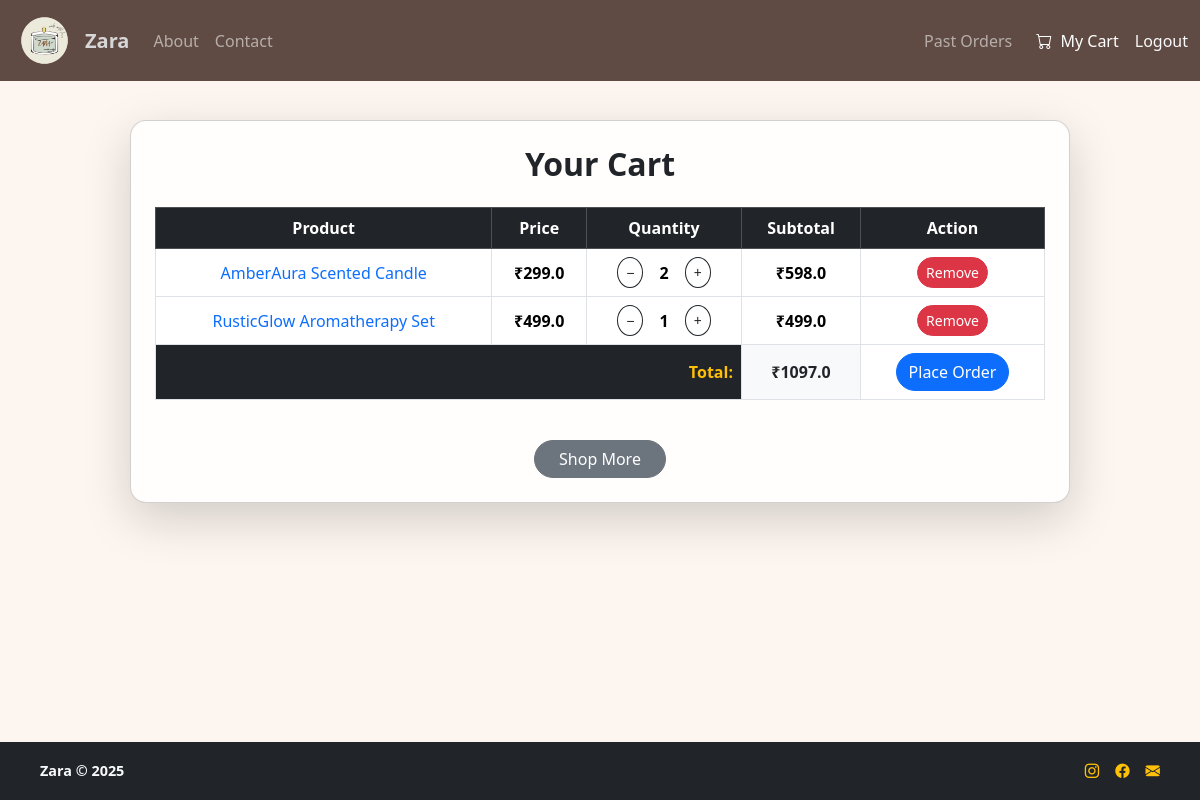
The app's page /cart/ (signed in), older data.
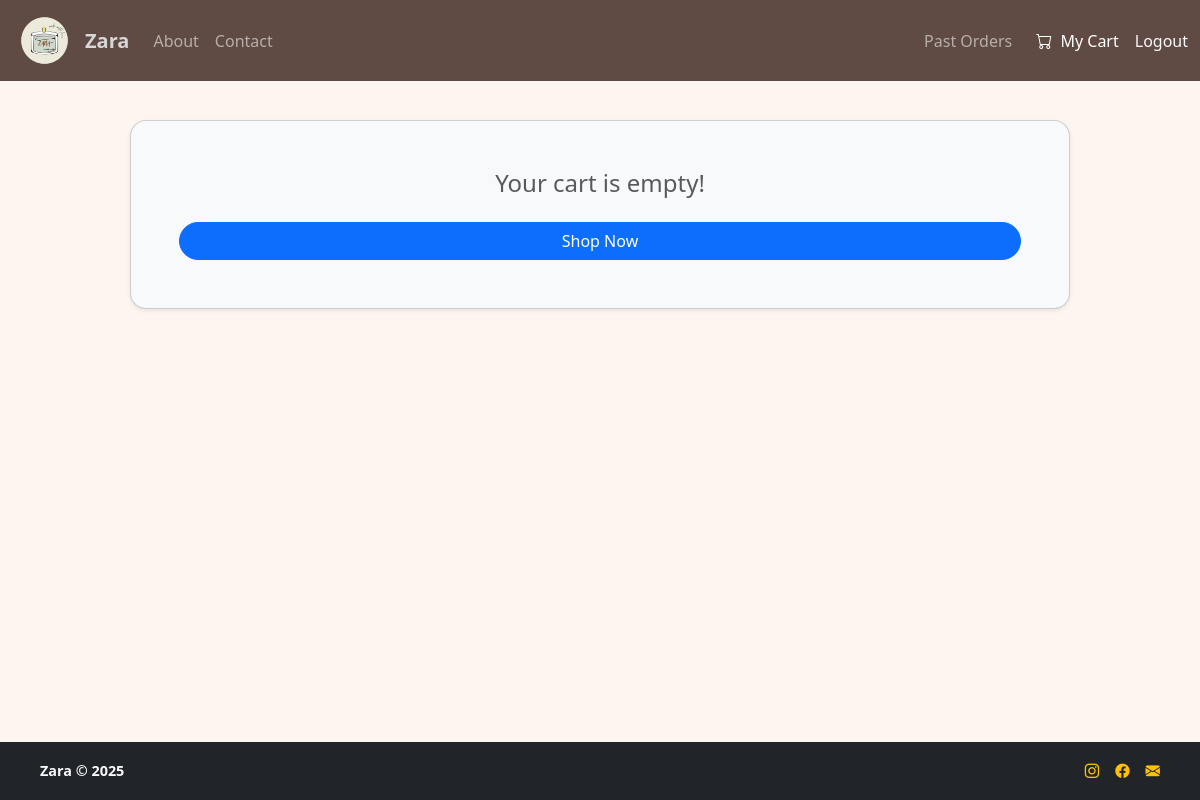
The same page, newer data.
### cart/models.py (models this page shows, shortened)
class CartItem(models.Model):
    product = models.ForeignKey(Product, on_delete = models.CASCADE)
    user = models.ForeignKey(User, on_delete = models.CASCADE)
    quantity = models.IntegerField(default=0) # INTEGER
    date_added = models.DateTimeField(auto_now_add=True) # Current timestamp
    def get_total(self):
        return self.product.price * self.quantity

### mainapp/models.py (models this page shows)
class Product(models.Model):
 name = models.CharField(max_length = 255)
 price = models.FloatField()
 desc = models.TextField(max_length =500)
 img = models.ImageField(upload_to = 'products/' )
 stock = models.PositiveBigIntegerField()

### cart/views.py (the view)
# urls.py: path('', viewCart, name='view_cart'),
@login_required
def viewCart(request):
    cartItems = CartItem.objects.filter(user = request.user)
    total_price = sum([float(item.product.price) * item.quantity for item in cartItems])
    template = 'cart.html'
    print(total_price)
    context = {
        'items' : cartItems,
        'total' : total_price
    }
    return render(request, template, context)

### cart/templates/cart.html (shortened to what this page needs)
{% extends 'base.html' %}
{% load static %}
{% block content %}
<section class="container py-5">
  {% if items %}
  <div class="card shadow-lg rounded-4 p-4" style="background-color: #fffefc;">
    <h2 class="mb-4 fw-bold text-center">Your Cart</h2>
    <div class="table-responsive">
      <table class="table table-bordered align-middle text-center">
        <thead class="table-dark">
          <tr>
            <th>Product</th>
            <th>Price</th>
            <th>Quantity</th>
            <th>Subtotal</th>
            <th>Action</th>
          </tr>
        </thead>
        <tbody>
          {% for item in items %}
          <tr id="cart-item-{{ item.id }}">
            <td>
              <a href="{% url 'prod_details' item.product.id %}" class="text-decoration-none fw-medium">{{ item.product.name }}</a>
            </td>
            <td><strong>₹{{ item.product.price }}</strong></td>
            <td>
              <div class="d-flex justify-content-center align-items-center gap-2">
                <button onclick="updateCart('{% url 'rem_quantity' item.id %}', {{ item.id }}, false, '{{ csrf_token }}')" class="btn btn-outline-dark btn-sm rounded-circle px-2">−</button>
                <span id="quantity-{{ item.id }}" class="px-2 fw-semibold">{{ item.quantity }}</span>
                <button onclick="updateCart('{% url 'add_quantity' item.id %}', {{ item.id }}, true, '{{ csrf_token }}')" class="btn btn-outline-dark btn-sm rounded-circle px-2">+</button>
              </div>
            </td>
            <td id="total-price-{{ item.id }}"><strong>₹{{ item.get_total }}</strong></td>
            <td>
              <a href="{% url 'rem_from_cart' item.id %}" class="btn btn-danger btn-sm rounded-pill">Remove</a>
            </td>
          </tr>
          {% endfor %}
          <tr>
            <td colspan="3" class="text-end fw-bold bg-dark text-warning">Total:</td>
            <td class="bg-light fw-bold text-dark">₹<span id="overall-total">{{ total }}</span></td>
            <td>
              <a href="{% url 'create_order' %}" class="btn btn-primary rounded-pill">Place Order</a>
            </td>
          </tr>
        </tbody>
      </table>
    </div>
    <div class="text-center mt-4">
      <a href="{% url 'homepage' %}" class="btn btn-secondary rounded-pill px-4">Shop More</a>
    </div>
  </div>
  {% else %}
  <div class="card p-5 text-center shadow-sm bg-light rounded-4">
    <h4 class="text-muted">Your cart is empty!</h4>
    <a href="{% url 'homepage' %}" class="btn btn-primary mt-3 rounded-pill px-4">Shop Now</a>
  </div>
  {% endif %}
</section>
{% endblock %}

Row changes from the older to the newer data that the page shows:
removed CartItem: product.name "AmberAura Scented Candle", product.price "299.0", quantity "2", get_total "598.0"
removed CartItem: product.name "RusticGlow Aromatherapy Set", product.price "499.0", quantity "1", get_total "499.0"
Text that changed along with them:
{{ total }}: "1097.0" → (not shown)
text no longer shown: "Your Cart Product Price Quantity Subtotal Action Total: ₹ Place Order Shop More"
text now shown: "Your cart is empty! Shop Now"
